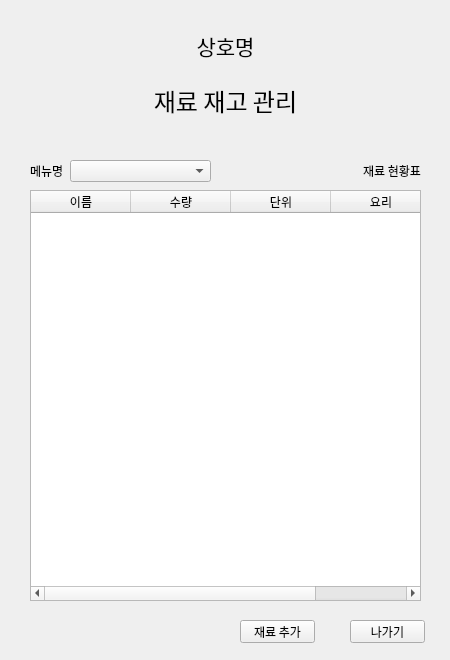
<?xml version="1.0" encoding="UTF-8"?>
<ui version="4.0">
 <class>Form</class>
 <widget class="QWidget" name="Form">
  <property name="geometry">
   <rect>
    <x>0</x>
    <y>0</y>
    <width>450</width>
    <height>660</height>
   </rect>
  </property>
  <property name="windowTitle">
   <string>Form</string>
  </property>
  <widget class="QStackedWidget" name="MAIN_STACK">
   <property name="geometry">
    <rect>
     <x>0</x>
     <y>0</y>
     <width>451</width>
     <height>661</height>
    </rect>
   </property>
   <property name="font">
    <font>
     <family>D2Coding</family>
    </font>
   </property>
   <property name="currentIndex">
    <number>0</number>
   </property>
   <widget class="QWidget" name="page">
    <widget class="QLabel" name="MAIN_LB_loginfo">
     <property name="geometry">
      <rect>
       <x>280</x>
       <y>32</y>
       <width>71</width>
       <height>20</height>
      </rect>
     </property>
     <property name="text">
      <string/>
     </property>
    </widget>
    <widget class="QPushButton" name="bom_go_back">
     <property name="geometry">
      <rect>
       <x>350</x>
       <y>620</y>
       <width>75</width>
       <height>23</height>
      </rect>
     </property>
     <property name="text">
      <string>나가기</string>
     </property>
    </widget>
    <widget class="QTableWidget" name="bom_ingredient_table">
     <property name="geometry">
      <rect>
       <x>30</x>
       <y>190</y>
       <width>391</width>
       <height>411</height>
      </rect>
     </property>
     <property name="font">
      <font>
       <family>D2Coding</family>
      </font>
     </property>
     <column>
      <property name="text">
       <string>이름</string>
      </property>
     </column>
     <column>
      <property name="text">
       <string>수량</string>
      </property>
     </column>
     <column>
      <property name="text">
       <string>단위</string>
      </property>
     </column>
     <column>
      <property name="text">
       <string>요리</string>
      </property>
     </column>
    </widget>
    <widget class="QPushButton" name="bom_add_ingredient">
     <property name="geometry">
      <rect>
       <x>240</x>
       <y>620</y>
       <width>75</width>
       <height>23</height>
      </rect>
     </property>
     <property name="text">
      <string>재료 추가</string>
     </property>
    </widget>
    <widget class="QLabel" name="bom_table_title">
     <property name="geometry">
      <rect>
       <x>350</x>
       <y>160</y>
       <width>71</width>
       <height>21</height>
      </rect>
     </property>
     <property name="font">
      <font>
       <family>D2Coding</family>
      </font>
     </property>
     <property name="text">
      <string>재료 현황표</string>
     </property>
     <property name="alignment">
      <set>Qt::AlignRight|Qt::AlignTrailing|Qt::AlignVCenter</set>
     </property>
    </widget>
    <widget class="QLabel" name="bom_title">
     <property name="geometry">
      <rect>
       <x>0</x>
       <y>80</y>
       <width>451</width>
       <height>41</height>
      </rect>
     </property>
     <property name="font">
      <font>
       <family>D2Coding</family>
       <pointsize>18</pointsize>
      </font>
     </property>
     <property name="text">
      <string>재료 재고 관리</string>
     </property>
     <property name="alignment">
      <set>Qt::AlignCenter</set>
     </property>
    </widget>
    <widget class="QComboBox" name="bom_select_menu">
     <property name="geometry">
      <rect>
       <x>70</x>
       <y>160</y>
       <width>141</width>
       <height>22</height>
      </rect>
     </property>
    </widget>
    <widget class="QLabel" name="bom_select_menu_2">
     <property name="geometry">
      <rect>
       <x>30</x>
       <y>160</y>
       <width>41</width>
       <height>21</height>
      </rect>
     </property>
     <property name="font">
      <font>
       <family>D2Coding</family>
      </font>
     </property>
     <property name="text">
      <string>메뉴명</string>
     </property>
     <property name="alignment">
      <set>Qt::AlignLeading|Qt::AlignLeft|Qt::AlignVCenter</set>
     </property>
    </widget>
    <widget class="QLabel" name="bom_store_name">
     <property name="geometry">
      <rect>
       <x>0</x>
       <y>30</y>
       <width>451</width>
       <height>31</height>
      </rect>
     </property>
     <property name="font">
      <font>
       <pointsize>16</pointsize>
      </font>
     </property>
     <property name="text">
      <string>상호명</string>
     </property>
     <property name="alignment">
      <set>Qt::AlignCenter</set>
     </property>
    </widget>
   </widget>
   <widget class="QWidget" name="page_2">
    <widget class="QTableWidget" name="MAIN_strorelist">
     <property name="geometry">
      <rect>
       <x>10</x>
       <y>60</y>
       <width>411</width>
       <height>511</height>
      </rect>
     </property>
     <column>
      <property name="text">
       <string>상품명</string>
      </property>
     </column>
     <column>
      <property name="text">
       <string>상호명</string>
      </property>
     </column>
     <column>
      <property name="text">
       <string>판매가능갯수?</string>
      </property>
     </column>
    </widget>
   </widget>
   <widget class="QWidget" name="page_3"/>
  </widget>
 </widget>
 <resources/>
 <connections/>
</ui>
